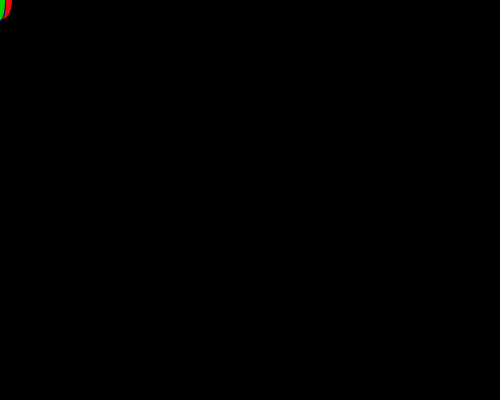
Frame 1 (no input)
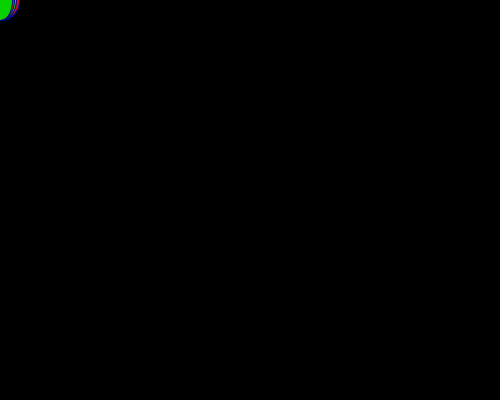
Frame 60 (the mouse pressed at the canvas centre just before this capture)
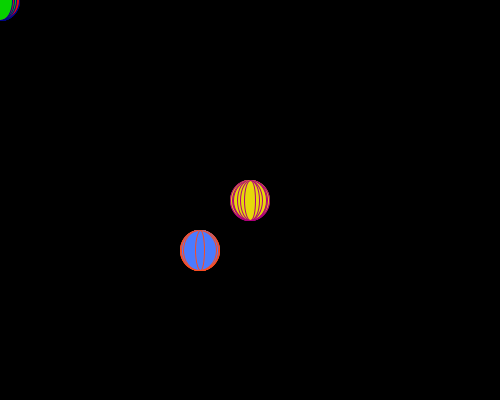
Frame 120 (the mouse held since frame 60 and released just before this capture)

The Processing sketch that drew these frames (run headless with seeded random() and noise(); from frame 60 on, the mouse is pressed at the canvas centre):

// Processing sketch: processing_138051
// ── processing_138051.pde

void setup() {
  size(500, 400);
  background(0);
}

void draw() {
  {
  if(mousePressed) {
    stroke(175, 0, 122);
    fill(230, 216, 10);
  } else {
    stroke:
    fill(230, 10, 10);
  }
  ellipse(mouseX, mouseY, random (40), 40);
  }
 {
  if(mousePressed) {
    stroke(249, 76, 33);
    fill(74, 123, 255);
  } else {
    stroke(0, 5, 135);
    fill(7, 210, 0);
  }
  ellipse(mouseY, mouseX, random (40), 40);
}
}
